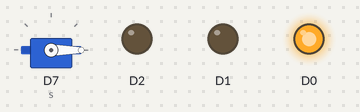
Simulated run of this sketch. Board: ESP8266 (NodeMCU). On the bench: servo, output pins drawn as LEDs (lit = HIGH).

Above: at 0.05 s.
At 6.05 s:
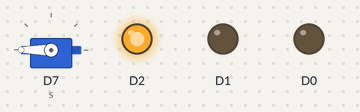
At 11.95 s:
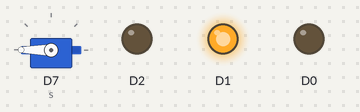
Timing chart, 0 to 15.6 s (numbered marks = the images above):
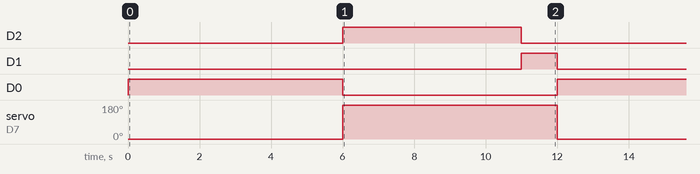

Measured:
- by itself, D2: alternates HIGH for 5.0 s and LOW for 7.0 s
- by itself, D1: alternates HIGH for 1.0 s and LOW for 11.0 s
- by itself, D0: alternates HIGH for 6.0 s and LOW for 6.0 s
- by itself, servo on D7 (s): alternates 180° for 6.0 s and 0° for 6.0 s

The sketch:

led_blink_d1.ino
```cpp
#include <Servo.h>

Servo s;

void setup()
{
    pinMode(D0, OUTPUT);
    pinMode(D1, OUTPUT);
    pinMode(D2, OUTPUT);
    s.attach(D7);
    s.write(0);
}

void loop()
{

    turnOn(D0);
    delay(6000);
    turnOn(D2);
    s.write(180);
    delay(5000);
    turnOn(D1);
    delay(1000);
    s.write(-180);
}

void changeServo(int pos)
{
    Serial.write(pos);
}

void turnOn(int led)
{
    turnAllOff();
    digitalWrite(led, HIGH);
}

void turnAllOff()
{
    digitalWrite(D0, LOW);
    digitalWrite(D1, LOW);
    digitalWrite(D2, LOW);
}
```
